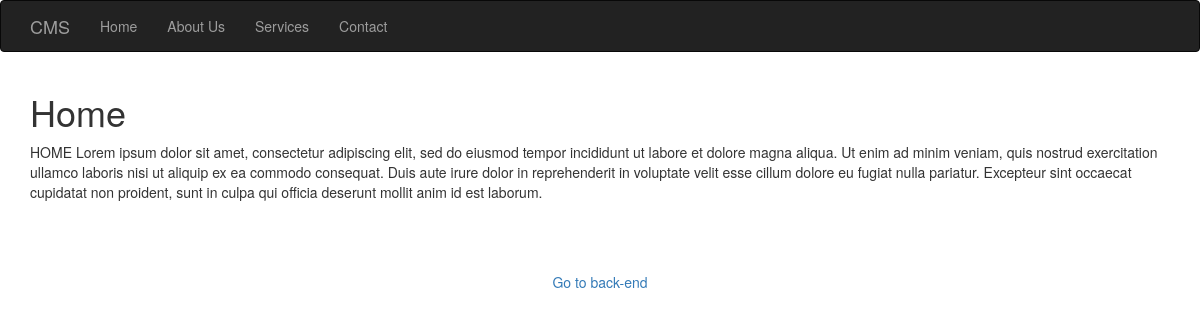
The page / on the database its author committed.
### tables this page shows
CREATE TABLE `pages` (
  `id` int(11) NOT NULL,
  `title` varchar(30) NOT NULL,
  `url` varchar(30) NOT NULL,
  `content` text NOT NULL
);

### index.php (the view)
<?php require 'templates/header.inc.php'; ?>
<?php
$pageId = (isset($_GET['page'])) ? $_GET['page'] : 1;
$q = "select content from pages where id='$pageId'";
$r = mysqli_query($dbc, $q);
$row = mysqli_fetch_assoc($r);
if (!$row)
{
    header('Location: index.php');
    exit();
}
else
{
    echo $row['content'];
}
?>
<?php require 'templates/footer.inc.php'; ?>

### templates/header.inc.php (shortened to what this page needs)
<?php require 'db.inc.php'; ?>
<!DOCTYPE html>
<html lang="en">
  <head>
    <link rel="stylesheet" href="https://maxcdn.bootstrapcdn.com/bootstrap/3.3.7/css/bootstrap.min.css">
  </head>
  <body>
    <nav class="navbar navbar-inverse navbar-fixed-topcancel">
      <div class="container">
        <div class="navbar-header">
          <a class="navbar-brand" href="index.php">CMS</a>
        </div>
        <div id="navbar" class="collapse navbar-collapse">
          <ul class="nav navbar-nav">
            <?php
            $q = "select title, url from pages order by id asc";
            $r = mysqli_query($dbc, $q);
            while ($row = mysqli_fetch_assoc($r))
            {
                echo '<li><a href="'.$row['url'].'">'.$row['title'].'</a></li>';
            }
            ?>
          </ul>
        </div>
      </div>
    </nav>
    <div class="container">

### rows shown on the page
pages: title "Home", content "Home HOME Lorem ipsum dolor sit amet, consectetur adipiscing elit, sed do eiusmod tempor incididunt ut labore et dolore magna aliqua. Ut enim ad minim veniam, quis nostrud exercitation ullamco laboris nisi ut aliquip ex ea commodo consequat. Duis aute irure dolor in reprehenderit in voluptate velit esse cillum dolore eu fugiat nulla pariatur. Excepteur sint occaecat cupidatat non proident, sunt in culpa qui officia deserunt mollit anim id est laborum."
pages: title "About Us"
pages: title "Services"
pages: title "Contact"
